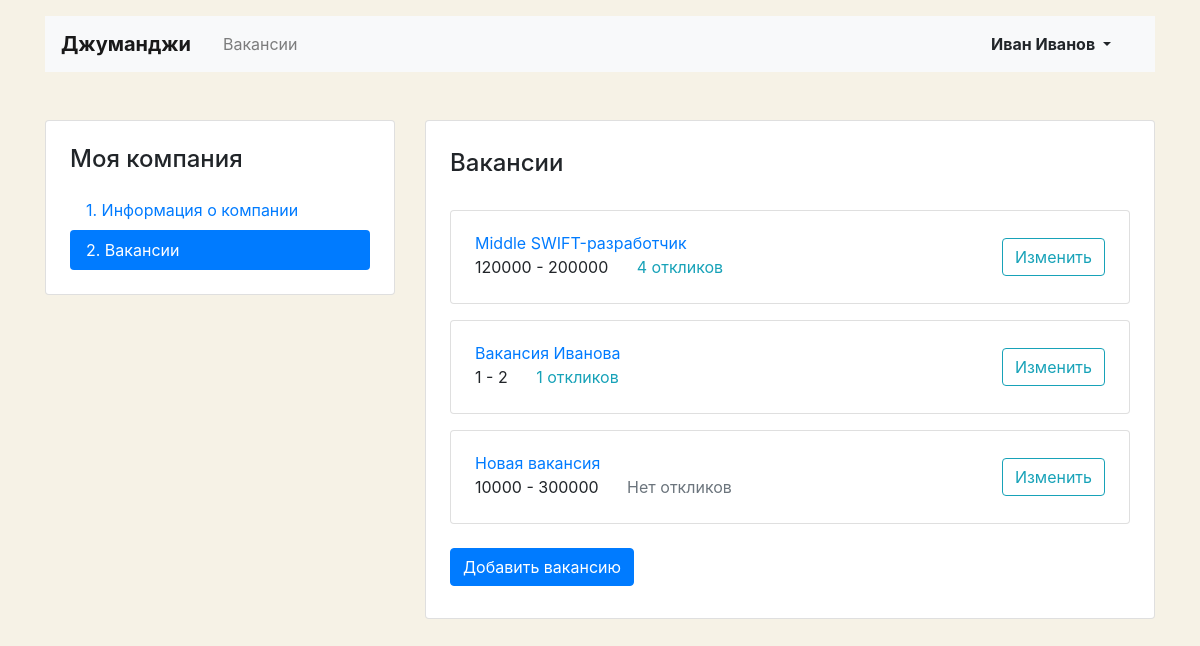
The app's page /mycompany/vacancies/ (signed in) with its own data.
### junior/models.py (models this page shows, shortened)
class Vacancy(models.Model):
    title = models.CharField(max_length=64)
    specialty = models.ForeignKey(Specialty, on_delete=models.CASCADE, related_name='vacancies', null=True)
    company = models.ForeignKey(Company, on_delete=models.CASCADE, related_name='vacancies', null=True)
    skills = models.TextField()
    description = models.TextField()
    salary_min = models.IntegerField()
    salary_max = models.IntegerField()
    published_at = models.DateField()

### junior/views/account.py (the view)
# urls.py: path('mycompany/vacancies/', MyCompanyVacanciesView.as_view()),
@method_decorator(login_required, name='dispatch')
class MyCompanyVacanciesView(View):
    def get(self, request):
        if not Company.objects.filter(owner__id=request.user.id):
            return redirect('my_company')
        vacancies = Vacancy.objects.filter(company_id=request.user.company.id)\
            .values('id', 'title', 'salary_min', 'salary_max')\
            .annotate(applications_count=Count('applications'))
        context = {
            'vacancies': vacancies
        }
        return render(request, 'junior/vacancy-list.html', context)

### junior/templates/junior/vacancy-list.html (shortened to what this page needs)
{% extends './base.html' %}
{% block content %}
  <main class="container mt-3 pb-5">
    <div class="row mt-5">
      {% include './my-area-nav.html' %}
      <div class="col-12 col-lg-8">
        <div class="card">
          <div class="card-body px-4 pb-4">
            <section class="tab-pane fade show active">
              <h2 class="h4 pt-2 pb-3">Вакансии</h2>
              {% for vacancy in vacancies %}
                <div class="card mt-3">
                  <div class="card-body px-4">
                    <div class="row align-items-center">
                      <div class="col-6 col-lg-8">
                        <a href="/vacancies/{{ vacancy.id }}/" class="mb-1">{{ vacancy.title }}</a>
                        <p class="mb-1">
                          <span class="mr-4">{{ vacancy.salary_min }} - {{ vacancy.salary_max }}</span>
                          {% if vacancy.applications_count %}
                            <a href="/mycompany/vacancies/{{ vacancy.id }}#applications" class="text-info">{{ vacancy.applications_count }} откликов</a>
                          {% else %}
                            <span class="text-muted">Нет откликов</span>
                          {% endif %}
                        </p>
                      </div>
                      <div class="col-6 col-lg-4 text-right">
                        <a href="/mycompany/vacancies/{{ vacancy.id }}/" class="btn btn-outline-info">Изменить</a>
                      </div>
                    </div>
                  </div>
                </div>
              {% endfor %}
            </section>
              <a href="/mycompany/vacancy/create/" class="btn btn-primary mt-4 mb-2">Добавить вакансию</a>
          </div>
        </div>
      </div>
    </div>
  </main>
{% endblock %}

### junior/templates/junior/base.html (shortened to what this page needs)
<!DOCTYPE html>
<html lang="ru">
<head>
  <link rel="stylesheet" href="https://stackpath.bootstrapcdn.com/bootstrap/4.3.1/css/bootstrap.min.css">
</head>
<body>
  <header class="container mt-3">
    <nav class="navbar navbar-expand-lg navbar-light bg-light">
      <a class="navbar-brand mr-4 font-weight-bold" href="/">Джуманджи</a>
      <div class="collapse navbar-collapse justify-content-between" id="navbarNav">
        <ul class="navbar-nav col-10">
          <li class="nav-item {% if request.path == '/vacancies/' %}active{% endif %}">
            <a class="nav-link" href="/vacancies/">Вакансии</a>
          </li>
        </ul>
        <ul class="navbar-nav col-2 justify-content-end">
          <li class="nav-item active">
            {% if user.is_authenticated %}
              <div class="btn-group">
                <button type="button" class="btn dropdown-toggle font-weight-bold" data-toggle="dropdown" aria-haspopup="true" aria-expanded="false">
                  {{ user.first_name }} {{ user.last_name }}
                </button>
              </div>
            {% else %}
              <a href="/login/" class="nav-link font-weight-bold">Вход</a>
            {% endif %}
          </li>
        </ul>
      </div>
    </nav>
  </header>
  {% block content %} {% endblock %}
</body>
</html>

### junior/templates/junior/vacancy-list.html (style rules this page uses)
body { background-color: #F6F2E6; }

### records on screen
Vacancy: title "Middle SWIFT-разработчик", salary_min "120000", salary_max "200000", applications_count "4"
Vacancy: title "Вакансия Иванова", salary_min "1", salary_max "2", applications_count "1"
Vacancy: title "Новая вакансия", salary_min "10000", salary_max "300000", shows "Нет откликов"

### other values on screen
{{ user.first_name }} "Иван"
{{ user.last_name }} "Иванов"
